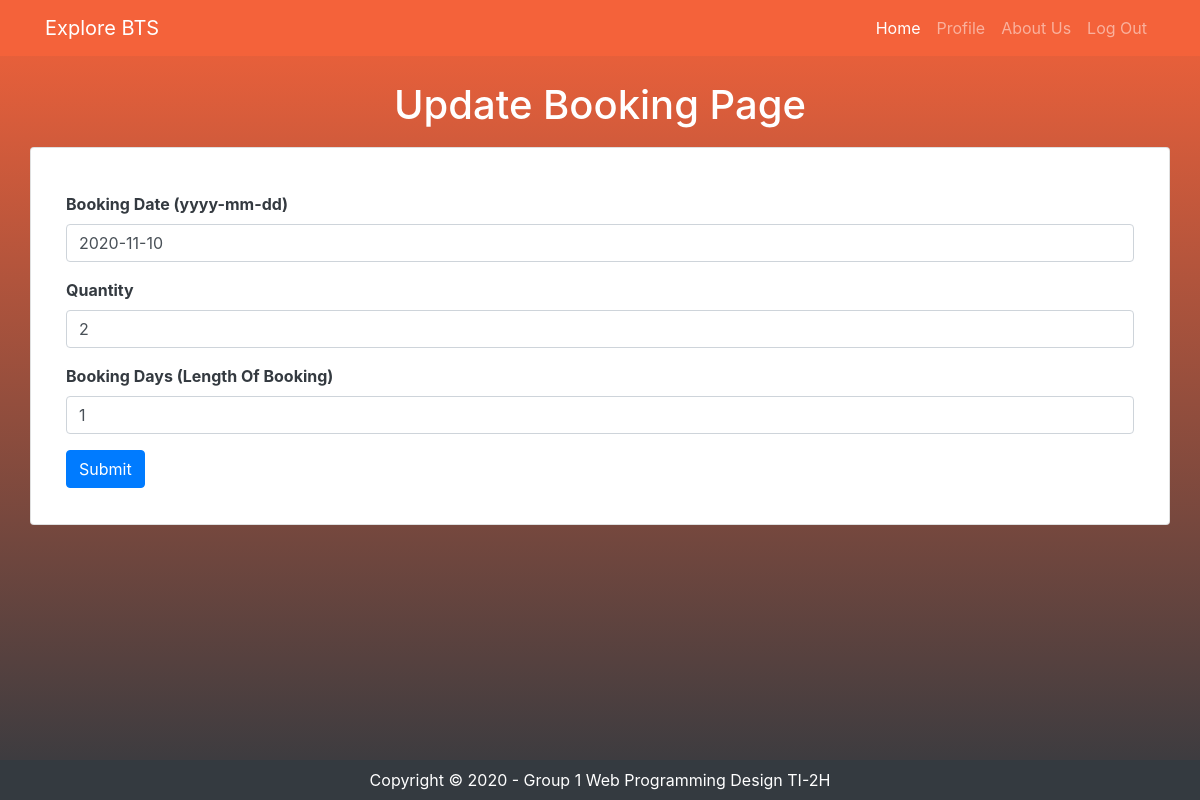
Screenshot of /UpdateBookingUser.php?product_id=3 with the database file from the repository.
### tables this page shows
CREATE TABLE `bookings` (
  `booking_id` int(11) NOT NULL,
  `tourist_id` int(11) NOT NULL,
  `booking_date` date NOT NULL,
  `product_id` int(11) NOT NULL,
  `quantity` int(11) NOT NULL,
  `booking_days` int(2) NOT NULL DEFAULT 1
);

### UpdateBookingUser.php (the view, shortened to what this page needs)
<html>
    <head>
        <link href="vendor/bootstrap/css/bootstrap.min.css" rel="stylesheet">
        <link href="vendor/bootstrap/css/bootstrap.min.css" rel="stylesheet">
        <link href="css/shop-homepage.css" rel="stylesheet">
    </head>
    <body>
        <?php
                include 'components/navbarUser.php';
                include "connection.php";
                $id = $_GET['product_id'];
                $query = "SELECT * FROM bookings WHERE product_id = '$id'";
                $result = mysqli_query($connect, $query);
            ?>
          <h1>Update Booking Page</h1>
            <div class="card container">
            <div class="card-body" style="font-weight: bold;">
            <br>
            <form action="editBookingProcess.php?booking_id=<?php echo $_GET['booking_id'];?>&product_id=<?php echo $id?>" method="POST">
            <?php
                while($row = mysqli_fetch_array($result)){
            ?>
                            <div class="mb-3">
                                <label for="booking_date" class="form-label" >Booking Date (yyyy-mm-dd)</label>
                                <input type="text" class="form-control disabled" name="booking_date" value="<?php echo $row['booking_date']?>" required>
                            </div>
                            <div class="mb-3">
                                <label for="quantity" class="form-label">Quantity</label>
                                <input type="text" class="form-control" name="quantity" value="<?php echo $row['quantity']?>" required>
                            </div>
                            <div class="mb-3">
                                <label for="booking_days" class="form-label">Booking Days (Length Of Booking)</label>
                                <input type="text" class="form-control" name="booking_days" value="<?php echo $row['booking_days']?>" required>
                            </div>
                            <button type="submit" class="btn btn-primary">Submit</button>
                        </form>
                    </div>
                </div>
                <?php
                    }
                ?>
        <?php
            include 'components/footer.php';
        ?>
    </body>
</html>

### css/shop-homepage.css (style rules this page uses)
body { padding-top: 56px; }

### UpdateBookingUser.php (style rules this page uses)
h1 { text-align: center; padding-top: 25px; padding-bottom: 10px; color: white; }
body { background: linear-gradient(to bottom, #f4623a 0%, #343a40 100%); color: #343a40; }

### rows the page displays
bookings: booking_date "2020-11-10", quantity "2", booking_days "1"
